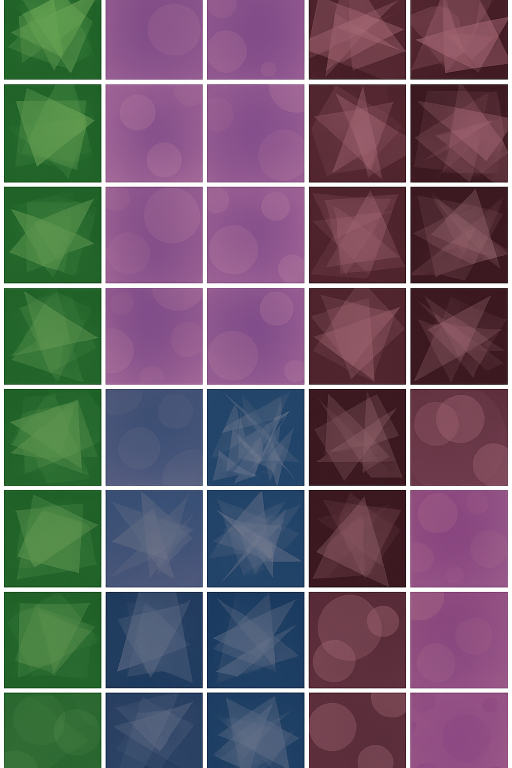
#> input picture app/data/tests/mbti/images/A_collection_of_40_square_digital_abstract_artwork.png, 1024 x 1536 px (shown at 1/2 size)
$ python split_mbti_fix.py
#> lines starting #> are read from the running program, lines starting #| are printed output that depends on the picture
from PIL import Image, ImageOps
import os, sys, argparse, math, re

def try_grids(n):
    cand = []
    for r in range(1, n+1):
        if n % r == 0:
            c = n // r
            cand.append((r,c))
    # самые логичные сначала
    pref = [(5,8),(8,5),(4,10),(10,4),(2,20),(20,2),(1,40),(40,1)]
    return pref + [g for g in cand if g not in pref]

def slice_sprite(img, rows, cols, trim=0):
    W, H = img.size
    tile_w = W // cols
    tile_h = H // rows
    tiles = []
    for r in range(rows):
        for c in range(cols):
            x0 = c * tile_w
            y0 = r * tile_h
            x1 = W if c==cols-1 else (c+1)*tile_w
            y1 = H if r==rows-1 else (r+1)*tile_h
            # аккуратно “подрезаем” швы
            x0 += trim; y0 += trim; x1 -= trim; y1 -= trim
            x0 = max(0, x0); y0 = max(0, y0)
            x1 = max(x0+1, x1); y1 = max(y0+1, y1)
            tiles.append(img.crop((x0,y0,x1,y1)))
    return tiles

def make_square(im, size=1024, mode="pad", bg=(0,0,0)):
    if mode == "crop":
        # центр-кроп до квадрата, затем resize
        w,h = im.size
        side = min(w,h)
        left = (w - side)//2
        top  = (h - side)//2
        im = im.crop((left, top, left+side, top+side))
        return im.resize((size,size), Image.LANCZOS)
    else:
        # pad (без обрезания)
        im = ImageOps.contain(im, (size,size), Image.LANCZOS)
        bg_img = Image.new("RGB", (size,size), bg)
        x = (size - im.size[0])//2
        y = (size - im.size[1])//2
        bg_img.paste(im, (x,y))
        return bg_img

def main():
    ap = argparse.ArgumentParser()
    ap.add_argument("--sprite", help="Путь к большому изображению на 40 тайлов", default="A_collection_of_40_square_digital_abstract_artwork.png")
    ap.add_argument("--out", default=".", help="Куда сохранять q1..q40.jpg")
    ap.add_argument("--count", type=int, default=40)
    ap.add_argument("--grid", default="", help="Фиксированная сетка, напр. 5x8 (иначе auto)")
    ap.add_argument("--trim", type=int, default=6, help="Сколько пикселей убрать на швах (0-12)")
    ap.add_argument("--square", choices=["pad","crop","none"], default="pad", help="Как сделать квадрат: pad (без обрезания), crop, none")
    ap.add_argument("--size", type=int, default=1024, help="Размер стороны квадрата при square!=none")
    ap.add_argument("--overwrite", action="store_true")
    ap.add_argument("--fix_existing", action="store_true", help="Не резать спрайт, а починить уже существующие q*.jpg (выравнять/квадрат)")
    args = ap.parse_args()

    os.makedirs(args.out, exist_ok=True)

    if args.fix_existing:
        # правим уже существующие q*.jpg
        files = []
        for i in range(1, args.count+1):
            fp = os.path.join(args.out, f"q{i}.jpg")
            if os.path.exists(fp):
                files.append(fp)
        if not files:
            print("❌ Не нашёл существующих q*.jpg для фикса. Сначала разрежь спрайт.")
            sys.exit(1)
        for fp in files:
            im = Image.open(fp).convert("RGB")
            if args.square != "none":
                im = make_square(im, size=args.size, mode=args.square)
            im.save(fp, quality=92)
        print(f"✅ Исправил {len(files)} картинок (fix_existing).")
        return

    if not os.path.exists(args.sprite):
        print(f"❌ Не найден спрайт: {args.sprite}")
        sys.exit(1)

    base = Image.open(args.sprite).convert("RGB")
#> base is the input picture: PIL image 1024x1536 RGB; mean R, G, B 106.4, 94.1, 105.1
    # Выбираем сетку
    grids = [tuple(map(int, args.grid.lower().split("x")))] if args.grid else try_grids(args.count)
    used = None
    for (r,c) in grids:
        if r*c == args.count:
            used = (r,c); break
    if not used:
        print("❌ Не удалось подобрать сетку.")
        sys.exit(1)

    rows, cols = used
    tiles = slice_sprite(base, rows, cols, trim=max(0,min(args.trim, 20)))
#> after the loop in slice_sprite, `for r in range(rows):`: tiles = 40 items
#> tiles = 40 items
    if len(tiles) != args.count:
        print(f"❌ Ожидал {args.count} тайлов, получил {len(tiles)}")
        sys.exit(1)

    for i, im in enumerate(tiles, 1):
        if args.square != "none":
            im = make_square(im, size=args.size, mode=args.square)
        outp = os.path.join(args.out, f"q{i}.jpg")
        if not args.overwrite and os.path.exists(outp):
            print(f"skip {outp} (exists)")
            continue
        im.save(outp, quality=92)
#> this loop made 40 passes
#> x in make_square on passes 1 to 12: 310, 310, 310, 310, 310, 310, 310, 310, 310, 310, 310, 310
#| skip ./q1.jpg (exists)
#| skip ./q10.jpg (exists)
#| skip ./q11.jpg (exists)
#> pass 1, in make_square, `im = ImageOps.contain(im, (size,size), Image.LANCZOS)`:
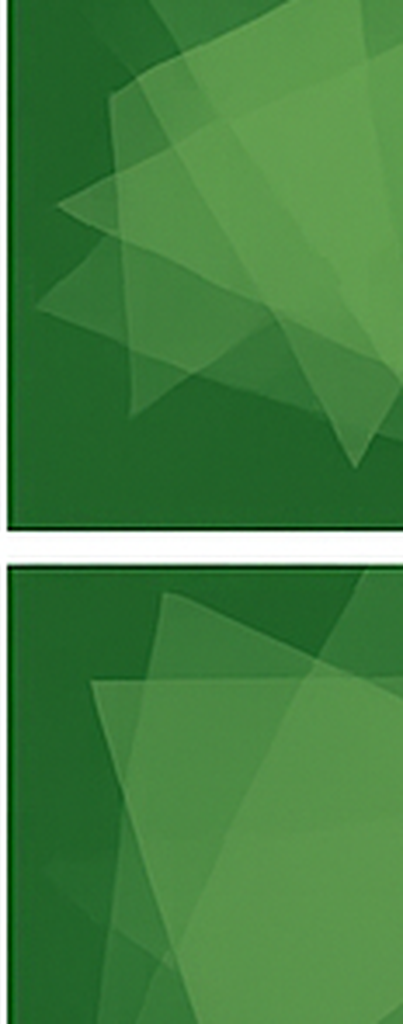
#> im: PIL image 403x1024 RGB; mean R, G, B 69.6, 130.1, 66.7
#> pass 1, in main, `im = make_square(im, size=args.size, mode=args.square)`:
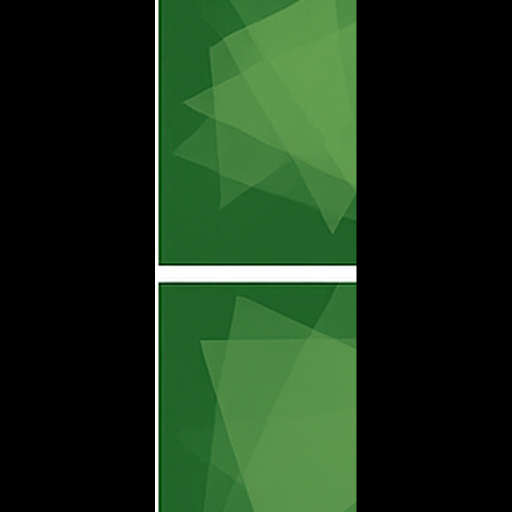
#> im: PIL image 1024x1024 RGB (shown at 1/2 size); mean R, G, B 27.4, 51.2, 26.3
#> pass 2, in make_square (call 2), `im = ImageOps.contain(im, (size,size), Image.LANCZOS)`:
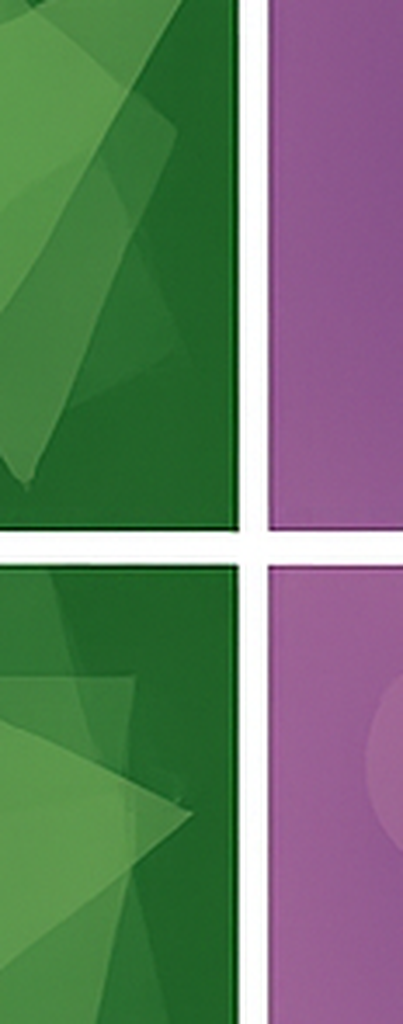
#> im: PIL image 403x1024 RGB; mean R, G, B 103.2, 121.8, 102.1

    print(f"✅ Готово: сохранено {args.count} изображений (q1..q{args.count}.jpg) в {args.out}")
#| ✅ Готово: сохранено 40 изображений (q1..q40.jpg) в .
    print(f"   Сетка: {rows}x{cols}, trim={args.trim}, square={args.square}, size={args.size}")

if __name__ == "__main__":
    main()

$ run again, with app/data/tests/mbti/images/q14.jpg saved as app/data/tests/mbti/images/A_collection_of_40_square_digital_abstract_artwork.png
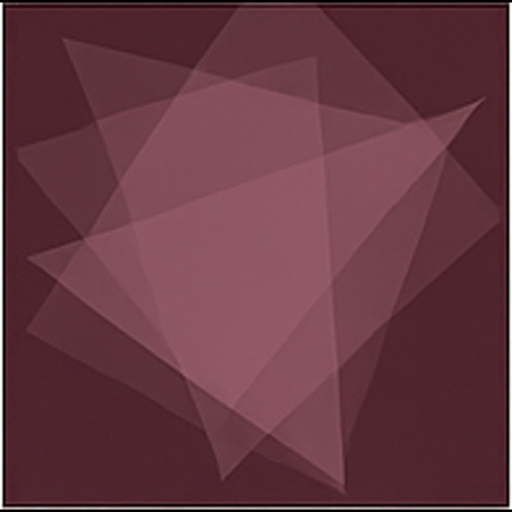
#> input picture app/data/tests/mbti/images/q14.jpg, 1024 x 1024 px (shown at 1/2 size)
#> in main, base is the input picture: PIL image 1024x1024 RGB; mean R, G, B 102.2, 56.4, 66.1
#> after the loop in slice_sprite, `for r in range(rows):`: tiles = 40 items
#> the loop in main, `for i, im in enumerate(tiles, 1):` made 40 passes
#> x in make_square on passes 1 to 8: 202, 202, 202, 202, 202, 202, 202, 202
#> (printed output is left out)
#> pass 1, in main, `im = make_square(im, size=args.size, mode=args.square)`:
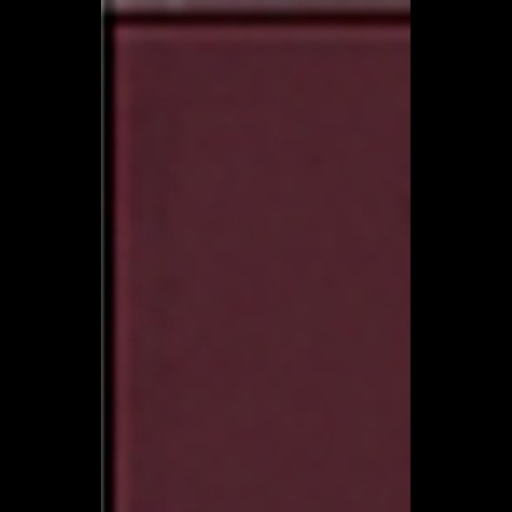
#> im: PIL image 1024x1024 RGB (shown at 1/2 size); mean R, G, B 45.6, 20.8, 26
#> pass 2, in make_square (call 2), `im = ImageOps.contain(im, (size,size), Image.LANCZOS)`:
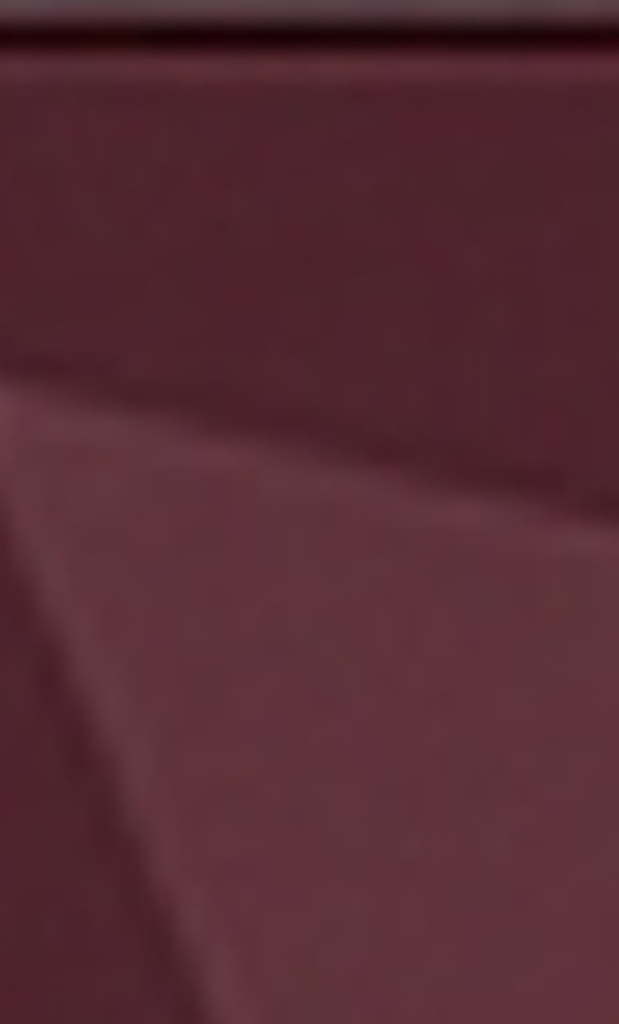
#> im: PIL image 619x1024 RGB; mean R, G, B 85.5, 42.6, 51.5
#| ✅ Готово: сохранено 40 изображений (q1..q40.jpg) в .
